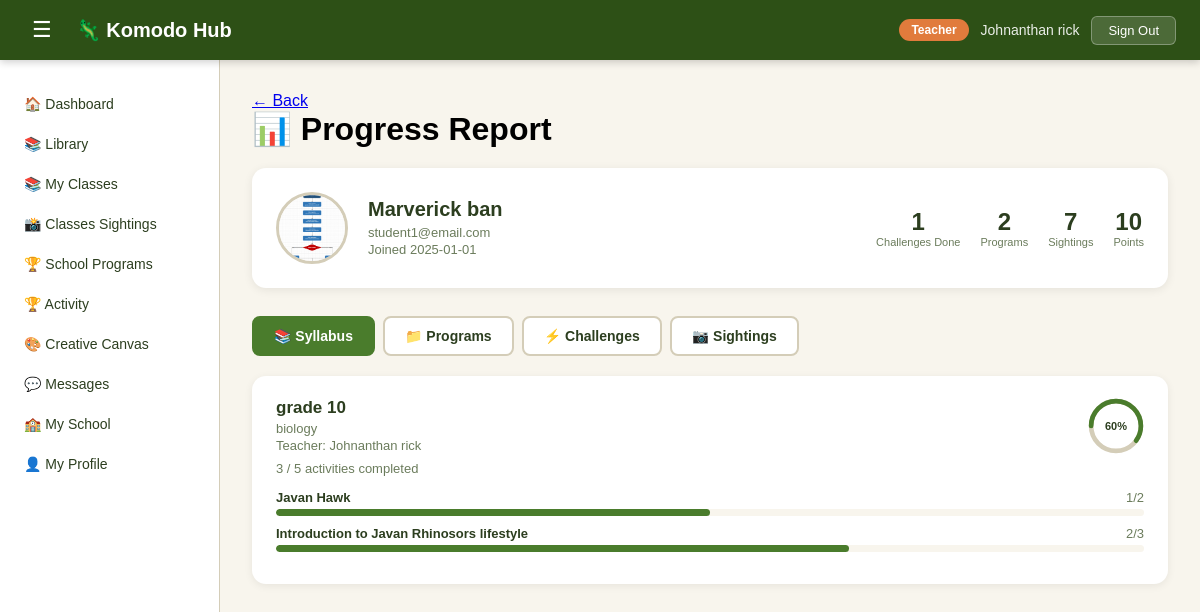
Screenshot of /student-progress/4 (signed in) with the database file from the repository.
### tables this page shows
CREATE TABLE user(
    user_id INTEGER PRIMARY KEY AUTOINCREMENT,
    fullname TEXT NOT NULL,
    email TEXT NOT NULL,
    role TEXT,
    password TEXT NOT NULL,
    organization_id INTEGER, avatar TEXT, phone TEXT, location TEXT, created_at TIMESTAMP DEFAULT '2025-01-01', status TEXT DEFAULT 'active', points INTEGER DEFAULT 0,
    FOREIGN KEY (organization_id) REFERENCES organization(organization_id)
);

CREATE TABLE class (
    class_id INTEGER PRIMARY KEY AUTOINCREMENT,
    name TEXT NOT NULL,
    subject TEXT,
    organization_id INTEGER NOT NULL,
    teacher_id INTEGER,
    created_at TIMESTAMP DEFAULT CURRENT_TIMESTAMP,
    FOREIGN KEY (organization_id) REFERENCES organization(organization_id),
    FOREIGN KEY (teacher_id) REFERENCES user(user_id)
);

CREATE TABLE syllabus_topic (
    topic_id       INTEGER PRIMARY KEY AUTOINCREMENT,
    class_id       INTEGER NOT NULL,
    title          TEXT    NOT NULL,
    description    TEXT,
    learning_objective TEXT,
    order_index    INTEGER NOT NULL DEFAULT 0,
    created_at     DATETIME DEFAULT CURRENT_TIMESTAMP,
    FOREIGN KEY (class_id) REFERENCES class(class_id) ON DELETE CASCADE
);

### app.py (the view)
@app.route('/student-progress/<int:student_id>')
def student_progress(student_id):
    if 'user_id' not in session:
        return redirect(url_for('login_get'))
    if session['role'] not in ['teacher', 'school-admin', 'principal', 'student']:
        return abort(403)
    if session['role'] == 'student' and session['user_id'] != student_id:
        return abort(403)
    user    = db.fetch_one('SELECT * FROM user WHERE user_id = ?', (session['user_id'],))
    student = db.fetch_one(
        'SELECT * FROM user WHERE user_id = ? AND organization_id = ?',
        (student_id, session['organization_id'])
    )
    if not student:
        return abort(404)
    classes = db.fetch_query('''
        SELECT c.class_id, c.name, c.subject,
               u.fullname as teacher_name
        FROM class_enrollment ce
        JOIN class c ON ce.class_id = c.class_id
        LEFT JOIN user u ON c.teacher_id = u.user_id
        WHERE ce.student_id = ?
    ''', (student_id,))
    classes_progress = []
    for cls in classes:
        topics = db.fetch_query(
            'SELECT * FROM syllabus_topic WHERE class_id = ? ORDER BY order_index ASC',
            (cls['class_id'],)
        )
        topics_data = []
        total_acts = 0
        done_acts  = 0
        for t in topics:
            activities = db.fetch_query('''
                SELECT sa.*,
                       CASE WHEN sac.completion_id IS NOT NULL THEN 1 ELSE 0 END AS is_completed
                FROM syllabus_activity sa
                LEFT JOIN syllabus_activity_completion sac
                       ON sac.activity_id = sa.activity_id AND sac.student_id = ?
                WHERE sa.topic_id = ?
                ORDER BY sa.order_index ASC
            ''', (student_id, t['topic_id']))
            acts      = [dict(a) for a in activities]
            t_done    = sum(1 for a in acts if a['is_completed'])
            total_acts += len(acts)
            done_acts  += t_done
            topics_data.append({**dict(t), 'activities': acts,
                                 'done': t_done, 'total': len(acts)})
        pct = round(done_acts / total_acts * 100) if total_acts else 0
        classes_progress.append({**dict(cls), 'topics': topics_data,
                                  'done': done_acts, 'total': total_acts, 'pct': pct})
    programs = db.fetch_query('''
        SELECT p.title, p.species_focus, e.status, e.enrolled_at, e.completed_at,
               (SELECT COUNT(*) FROM program_file pf WHERE pf.program_id = p.program_id) as total_files,
               (SELECT COUNT(*) FROM file_progress fp
                JOIN program_file pf ON fp.file_id = pf.file_id
                WHERE pf.program_id = p.program_id AND fp.student_id = ?) as done_files
        FROM enrollment e
        JOIN program p ON e.program_id = p.program_id
        WHERE e.student_id = ?
        ORDER BY e.enrolled_at DESC
    ''', (student_id, student_id))
    submissions = db.fetch_query('''
        SELECT c.title as challenge_title, c.points, c.species_focus,
               cs.submitted_at, cs.description as submission_note, cs.media_path,
               ag.score, ag.feedback, ag.graded_at
        FROM challenge_submission cs
        JOIN challenge c ON cs.challenge_id = c.challenge_id
        LEFT JOIN assessment_grade ag ON ag.submission_id = cs.submission_id
        WHERE cs.student_id = ? AND c.organization_id = ?
        ORDER BY cs.submitted_at DESC
    ''', (student_id, session['organization_id']))
    sightings = db.fetch_query('''
        SELECT s.sighting_date, s.location, s.count, sp.common_name
        FROM sighting s
        JOIN species sp ON s.species_id = sp.species_id
        WHERE s.user_id = ?
        ORDER BY s.submitted_at DESC
    ''', (student_id,))
    return render_template('shared/student-progress.html',
        user=user,
        student=dict(student),
        classes_progress=classes_progress,
        programs=[dict(p) for p in programs],
        submissions=[dict(s) for s in submissions],
        sightings=[dict(s) for s in sightings]
    )

### app.py (called while the page is built)
@app.context_processor
def inject_enrolled_class():
    if session.get('role') == 'student' and session.get('user_id'):
        enrolled_class = db.fetch_one(
            'SELECT class_id FROM class_enrollment WHERE student_id = ? LIMIT 1',
            (session['user_id'],)
        )
        return {'enrolled_class': enrolled_class}
    return {'enrolled_class': None}

### database.py (called while the page is built)
def fetch_query(sql, params=()):
    with sqlite3.connect('Komodo_DB.db') as con:
        con.row_factory = sqlite3.Row
        cur = con.cursor()
        cur.execute(sql, params)
        rows = cur.fetchall()
        return rows

def fetch_one(sql, params=()):
    with sqlite3.connect('Komodo_DB.db') as con:
        con.row_factory = sqlite3.Row
        cur = con.cursor()
        cur.execute(sql, params)
        row = cur.fetchone()
        return row

### templates/shared/student-progress.html (shortened to what this page needs)
<!DOCTYPE html>
<html lang="en">
<head>
    <link rel="stylesheet" href="{{ url_for('static', filename='css/style.css') }}">
    <link rel="stylesheet" href="{{ url_for('static', filename='css/dashboard.css') }}">
    <link rel="stylesheet" href="{{ url_for('static', filename='css/tabs/student-progress.css') }}">
</head>
<body class="dashboard-body">
    {% include 'shared/navbar.html' %}
    <div class="dash-layout">
        {% include 'shared/sidebar.html' %}
        <main class="dash-main">
            <div class="page-header">
                <div>
                    <a href="javascript:history.back()" class="back-link">← Back</a>
                    <h1>📊 Progress Report</h1>
                </div>
            </div>
            <div class="student-id-card">
                <div class="sid-avatar">
                    {% if student['avatar'] %}
                        <img src="{{ url_for('static', filename=student['avatar']) }}" alt="">
                    {% else %}
                        👤
                    {% endif %}
                </div>
                <div class="sid-info">
                    <h2>{{ student['fullname'] }}</h2>
                    <p>{{ student['email'] }}</p>
                    <p>Joined {{ student['created_at'][:10] if student['created_at'] else '—' }}</p>
                </div>
                <div class="sid-stats">
                    <div class="sid-stat">
                        <span class="sid-n">{{ submissions|length }}</span>
                        <span class="sid-l">Challenges Done</span>
                    </div>
                    <div class="sid-stat">
                        <span class="sid-n">{{ programs|length }}</span>
                        <span class="sid-l">Programs</span>
                    </div>
                    <div class="sid-stat">
                        <span class="sid-n">{{ sightings|length }}</span>
                        <span class="sid-l">Sightings</span>
                    </div>
                    <div class="sid-stat">
                        <span class="sid-n">{{ student['points'] or 0 }}</span>
                        <span class="sid-l">Points</span>
                    </div>
                </div>
            </div>
            <div class="progress-tabs">
                <button class="ptab active" onclick="showTab('syllabus')">📚 Syllabus</button>
                <button class="ptab" onclick="showTab('programs')">📁 Programs</button>
                <button class="ptab" onclick="showTab('challenges')">⚡ Challenges</button>
                <button class="ptab" onclick="showTab('sightings')">📷 Sightings</button>
            </div>
            <div class="ptab-content active" id="tab-syllabus">
                {% if not classes_progress %}
                <div class="progress-empty">Not enrolled in any classes yet.</div>
                {% else %}
                {% for cls in classes_progress %}
                <div class="progress-section-card">
                    <div class="psc-header">
                        <div>
                            <h3>{{ cls['name'] }}</h3>
                            {% if cls['subject'] %}<p>{{ cls['subject'] }}</p>{% endif %}
                            <p class="psc-teacher">Teacher: {{ cls['teacher_name'] or '—' }}</p>
                        </div>
                        <div class="psc-pct-ring">
                            <svg viewBox="0 0 36 36" class="ring-svg">
                                <path class="ring-bg" d="M18 2 a16 16 0 0 1 0 32 a16 16 0 0 1 0-32"/>
                                <path class="ring-fill" stroke-dasharray="{{ cls['pct'] }}, 100"
                                      d="M18 2 a16 16 0 0 1 0 32 a16 16 0 0 1 0-32"/>
                            </svg>
                            <span class="ring-label">{{ cls['pct'] }}%</span>
                        </div>
                    </div>
                    <p class="psc-sub">{{ cls['done'] }} / {{ cls['total'] }} activities completed</p>
                    {% for topic in cls['topics'] %}
                    <div class="topic-progress-row">
                        <div class="tpr-info">
                            <span class="tpr-title">{{ topic['title'] }}</span>
                            <span class="tpr-count">{{ topic['done'] }}/{{ topic['total'] }}</span>
                        </div>
                        <div class="tpr-track">
                            <div class="tpr-fill"
                                 style="width: {{ (topic['done'] / topic['total'] * 100) | int if topic['total'] else 0 }}%">
                            </div>
                        </div>
                    </div>
                    {% endfor %}
                </div>
                {% endfor %}
                {% endif %}
            </div>
        </main>
    </div>
</body>
</html>

### templates/shared/navbar.html
    <nav class="dash-nav">
        <div class="dash-nav-left">
            <button class="sidebar-toggle" onclick="toggleSidebar()">&#9776;</button>
            <a href="/dashboard/{{ user['role'] }}" class="dash-logo">&#129422; Komodo Hub</a>
        </div>
        <div class="dash-nav-right">
            <span class="nav-role-badge">{{ user['role'].replace('-', ' ').title() }}</span>
            <span class="nav-username">{{ user['fullname'] }}</span>
            <button class="btn-signout" onclick="signOut()">Sign Out</button>
        </div>
    </nav>

### static/css/style.css (style rules this page uses)
* { margin: 0; padding: 0; box-sizing: border-box; }
:root { --primary-green: #2D5016; --secondary-green: #4A7C2C; --accent-orange: #E17B3C; --light-bg: #F8F5ED; --white: #FFFFFF; --text-dark: #2C3E1F; --text-muted: #6B7C5C; --border-color: #D4CDB8; }
body { font-family: Arial, sans-serif; background-color: var(--light-bg); min-height: 100vh; display: flex; align-items: center; justify-content: center; padding: 20px; }

### static/css/dashboard.css (style rules this page uses)
.dashboard-body { display: block; padding: 0; background-color: var(--light-bg); min-height: 100vh; }
.dash-nav { background-color: var(--primary-green); color: var(--white); padding: 0 24px; height: 60px; display: flex; align-items: center; justify-content: space-between; position: sticky; top: 0; z-index: 100; box-shadow: 0 2px 8px rgba(0,0,0,0.2); }
.dash-nav-left { display: flex; align-items: center; gap: 16px; }
.dash-logo { color: var(--white); text-decoration: none; font-size: 20px; font-weight: bold; }
.sidebar-toggle { background: none; border: none; color: var(--white); font-size: 22px; cursor: pointer; padding: 4px 8px; border-radius: 4px; }
.dash-nav-right { display: flex; align-items: center; gap: 12px; }
.nav-role-badge { background-color: var(--accent-orange); color: var(--white); padding: 4px 12px; border-radius: 20px; font-size: 12px; font-weight: bold; }
.nav-username { font-size: 14px; color: rgba(255,255,255,0.9); }
.btn-signout { background-color: rgba(255,255,255,0.15); color: var(--white); border: 1px solid rgba(255,255,255,0.3); padding: 6px 16px; border-radius: 6px; font-size: 13px; cursor: pointer; }
.dash-layout { display: flex; min-height: calc(100vh - 60px); }
.dash-main { flex: 1; padding: 32px; overflow-y: auto; }

### static/css/tabs/student-progress.css (style rules this page uses)
h1 { margin-bottom: 20px; }
.student-id-card { background: var(--white); border-radius: 14px; padding: 24px; box-shadow: 0 2px 10px rgba(0,0,0,0.08); display: flex; align-items: center; gap: 20px; margin-bottom: 28px; flex-wrap: wrap; }
.sid-avatar { width: 72px; height: 72px; border-radius: 50%; background: var(--light-bg); display: flex; align-items: center; justify-content: center; font-size: 36px; flex-shrink: 0; overflow: hidden; border: 3px solid var(--border-color); }
.sid-avatar img { width:100%; height:100%; object-fit:cover; }
.sid-info h2 { font-size: 20px; color: var(--text-dark); margin-bottom: 4px; }
.sid-info p { font-size: 13px; color: var(--text-muted); margin: 2px 0; }
.sid-stats { margin-left: auto; display: flex; gap: 20px; flex-wrap: wrap; }
.sid-stat { display: flex; flex-direction: column; align-items: center; }
.sid-n { font-size: 24px; font-weight: 800; color: var(--text-dark); }
.sid-l { font-size: 11px; color: var(--text-muted); }
.progress-tabs { display: flex; gap: 8px; margin-bottom: 20px; flex-wrap: wrap; }
.ptab { padding: 10px 20px; background: var(--white); border: 2px solid var(--border-color); border-radius: 8px; font-size: 14px; font-weight: 700; cursor: pointer; color: var(--text-dark); transition: all 0.2s; }
.ptab.active, .ptab:hover { background: var(--secondary-green); border-color: var(--secondary-green); color: #fff; }
.ptab-content { display: none; }
.ptab-content.active { display: block; }
.progress-section-card { background: var(--white); border-radius: 14px; padding: 22px 24px; box-shadow: 0 2px 8px rgba(0,0,0,0.07); margin-bottom: 18px; }
.psc-header { display: flex; justify-content: space-between; align-items: flex-start; margin-bottom: 6px; }
.psc-header h3 { font-size: 17px; color: var(--text-dark); margin-bottom: 3px; }
.psc-header p { font-size: 13px; color: var(--text-muted); margin: 2px 0; }
.psc-teacher { font-size: 12px; color: var(--text-muted); }
.psc-sub { font-size: 13px; color: var(--text-muted); margin-bottom: 14px; }
.psc-pct-ring { position: relative; width: 56px; height: 56px; flex-shrink: 0; }
.ring-svg { width: 56px; height: 56px; transform: rotate(-90deg); }
.ring-label { position: absolute; inset: 0; display: flex; align-items: center; justify-content: center; font-size: 11px; font-weight: 800; color: var(--text-dark); }
.topic-progress-row { margin-bottom: 10px; }
.tpr-info { display: flex; justify-content: space-between; font-size: 13px; margin-bottom: 4px; }
.tpr-title { color: var(--text-dark); font-weight: 600; }
.tpr-count { color: var(--text-muted); }
.tpr-track { height: 7px; background: var(--light-bg); border-radius: 4px; overflow: hidden; }
.tpr-fill { height: 100%; background: var(--secondary-green); border-radius: 4px; transition: width 0.4s ease; }

### rows the page displays
user: role.replace "Teacher", fullname "Johnanthan rick"
user: avatar (picture), fullname "Marverick ban", email "student1@email.com", created_at "2025-01-01", points "10"
class: name "grade 10", subject "biology", fullname "Johnanthan rick", pct "60", done "3", total "5"
syllabus_topic: title "Javan Hawk", done "1", total "2", {{ (topic['done'] / topic['total'] * 100) | int if topic['total'] else 0 }} 50 (drawn)
syllabus_topic: title "Introduction to Javan Rhinosors lifestyle", done "2", total "3", {{ (topic['done'] / topic['total'] * 100) | int if topic['total'] else 0 }} 66 (drawn)

### other values shown
{{ submissions|length }} "1"
{{ programs|length }} "2"
{{ sightings|length }} "7"
